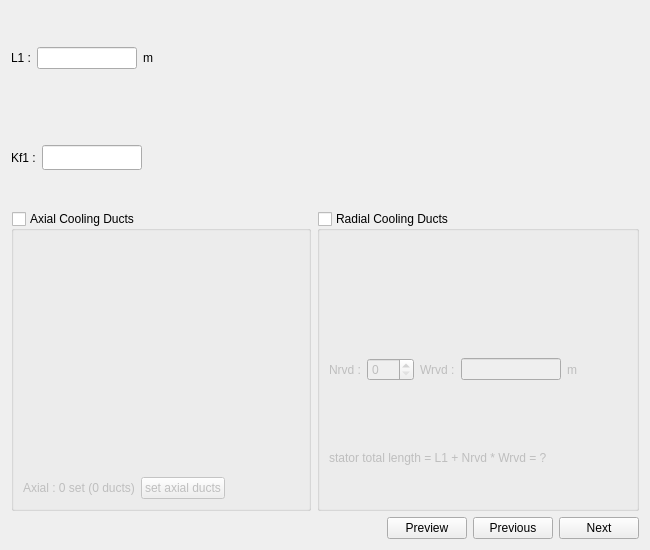
<?xml version="1.0" encoding="UTF-8"?>
<ui version="4.0">
 <class>SLamParam</class>
 <widget class="QWidget" name="SLamParam">
  <property name="geometry">
   <rect>
    <x>0</x>
    <y>0</y>
    <width>650</width>
    <height>550</height>
   </rect>
  </property>
  <property name="minimumSize">
   <size>
    <width>650</width>
    <height>550</height>
   </size>
  </property>
  <property name="windowTitle">
   <string>Form</string>
  </property>
  <layout class="QVBoxLayout" name="main_layout">
   <item>
    <layout class="QHBoxLayout" name="horizontalLayout">
     <item>
      <widget class="QLabel" name="in_L1">
       <property name="text">
        <string>L1 :</string>
       </property>
      </widget>
     </item>
     <item>
      <widget class="FloatEdit" name="lf_L1">
       <property name="maximumSize">
        <size>
         <width>100</width>
         <height>16777215</height>
        </size>
       </property>
      </widget>
     </item>
     <item>
      <widget class="QLabel" name="unit_L1">
       <property name="text">
        <string>m</string>
       </property>
      </widget>
     </item>
     <item>
      <spacer name="horizontalSpacer_8">
       <property name="orientation">
        <enum>Qt::Horizontal</enum>
       </property>
       <property name="sizeHint" stdset="0">
        <size>
         <width>40</width>
         <height>20</height>
        </size>
       </property>
      </spacer>
     </item>
    </layout>
   </item>
   <item>
    <layout class="QHBoxLayout" name="horizontalLayout_2">
     <item>
      <widget class="QLabel" name="in_Kf1">
       <property name="text">
        <string>Kf1 :</string>
       </property>
      </widget>
     </item>
     <item>
      <widget class="FloatEdit" name="lf_Kf1">
       <property name="maximumSize">
        <size>
         <width>100</width>
         <height>25</height>
        </size>
       </property>
      </widget>
     </item>
     <item>
      <widget class="WMatSelect" name="w_mat" native="true">
       <property name="minimumSize">
        <size>
         <width>100</width>
         <height>0</height>
        </size>
       </property>
      </widget>
     </item>
     <item>
      <spacer name="horizontalSpacer_2">
       <property name="orientation">
        <enum>Qt::Horizontal</enum>
       </property>
       <property name="sizeHint" stdset="0">
        <size>
         <width>40</width>
         <height>20</height>
        </size>
       </property>
      </spacer>
     </item>
    </layout>
   </item>
   <item>
    <layout class="QHBoxLayout" name="horizontalLayout_3">
     <item>
      <widget class="QGroupBox" name="g_ax_vent">
       <property name="minimumSize">
        <size>
         <width>300</width>
         <height>300</height>
        </size>
       </property>
       <property name="title">
        <string>Axial Cooling Ducts</string>
       </property>
       <property name="checkable">
        <bool>true</bool>
       </property>
       <property name="checked">
        <bool>false</bool>
       </property>
       <layout class="QVBoxLayout" name="verticalLayout_3">
        <item>
         <widget class="QLabel" name="label">
          <property name="text">
           <string/>
          </property>
          <property name="pixmap">
           <pixmap resource="../../../Resources/pyleecan.qrc">:/images/images/MachineSetup/LamParam/CircVentDuct.png</pixmap>
          </property>
          <property name="scaledContents">
           <bool>true</bool>
          </property>
         </widget>
        </item>
        <item>
         <layout class="QHBoxLayout" name="horizontalLayout_5">
          <item>
           <widget class="QLabel" name="out_axial_duct">
            <property name="text">
             <string>Axial : 0 set (0 ducts)</string>
            </property>
           </widget>
          </item>
          <item>
           <widget class="QPushButton" name="b_axial_duct">
            <property name="text">
             <string>set axial ducts</string>
            </property>
           </widget>
          </item>
          <item>
           <spacer name="horizontalSpacer_4">
            <property name="orientation">
             <enum>Qt::Horizontal</enum>
            </property>
            <property name="sizeHint" stdset="0">
             <size>
              <width>40</width>
              <height>20</height>
             </size>
            </property>
           </spacer>
          </item>
         </layout>
        </item>
       </layout>
      </widget>
     </item>
     <item>
      <widget class="QGroupBox" name="g_rad_vent">
       <property name="minimumSize">
        <size>
         <width>0</width>
         <height>300</height>
        </size>
       </property>
       <property name="title">
        <string>Radial Cooling Ducts</string>
       </property>
       <property name="flat">
        <bool>false</bool>
       </property>
       <property name="checkable">
        <bool>true</bool>
       </property>
       <property name="checked">
        <bool>false</bool>
       </property>
       <layout class="QVBoxLayout" name="verticalLayout_2">
        <item>
         <widget class="QLabel" name="img_rad_duct">
          <property name="minimumSize">
           <size>
            <width>300</width>
            <height>0</height>
           </size>
          </property>
          <property name="text">
           <string/>
          </property>
          <property name="pixmap">
           <pixmap resource="../../../Resources/pyleecan.qrc">:/images/images/MachineSetup/LamParam/RadVentDuct.png</pixmap>
          </property>
          <property name="scaledContents">
           <bool>true</bool>
          </property>
         </widget>
        </item>
        <item>
         <layout class="QHBoxLayout" name="horizontalLayout_4">
          <item>
           <widget class="QLabel" name="in_Nrvd">
            <property name="text">
             <string>Nrvd :</string>
            </property>
           </widget>
          </item>
          <item>
           <widget class="QSpinBox" name="si_Nrvd">
            <property name="maximum">
             <number>999</number>
            </property>
            <property name="value">
             <number>0</number>
            </property>
           </widget>
          </item>
          <item>
           <widget class="QLabel" name="in_Wrvd">
            <property name="text">
             <string>Wrvd :</string>
            </property>
           </widget>
          </item>
          <item>
           <widget class="FloatEdit" name="lf_Wrvd">
            <property name="maximumSize">
             <size>
              <width>100</width>
              <height>16777215</height>
             </size>
            </property>
           </widget>
          </item>
          <item>
           <widget class="QLabel" name="unit_Wrvd">
            <property name="text">
             <string>m</string>
            </property>
           </widget>
          </item>
          <item>
           <spacer name="horizontalSpacer_6">
            <property name="orientation">
             <enum>Qt::Horizontal</enum>
            </property>
            <property name="sizeHint" stdset="0">
             <size>
              <width>40</width>
              <height>20</height>
             </size>
            </property>
           </spacer>
          </item>
         </layout>
        </item>
        <item>
         <widget class="QLabel" name="out_length">
          <property name="minimumSize">
           <size>
            <width>250</width>
            <height>0</height>
           </size>
          </property>
          <property name="maximumSize">
           <size>
            <width>16777215</width>
            <height>16777215</height>
           </size>
          </property>
          <property name="text">
           <string>stator total length = L1 + Nrvd * Wrvd = ?</string>
          </property>
         </widget>
        </item>
       </layout>
      </widget>
     </item>
    </layout>
   </item>
   <item>
    <layout class="QHBoxLayout" name="horizontalLayout_6">
     <item>
      <spacer name="horizontalSpacer_7">
       <property name="orientation">
        <enum>Qt::Horizontal</enum>
       </property>
       <property name="sizeHint" stdset="0">
        <size>
         <width>40</width>
         <height>20</height>
        </size>
       </property>
      </spacer>
     </item>
     <item>
      <widget class="QPushButton" name="b_plot">
       <property name="text">
        <string>Preview</string>
       </property>
      </widget>
     </item>
     <item>
      <widget class="QPushButton" name="b_previous">
       <property name="text">
        <string>Previous</string>
       </property>
      </widget>
     </item>
     <item>
      <widget class="QPushButton" name="b_next">
       <property name="text">
        <string>Next</string>
       </property>
      </widget>
     </item>
    </layout>
   </item>
  </layout>
 </widget>
 <customwidgets>
  <customwidget>
   <class>FloatEdit</class>
   <extends>QLineEdit</extends>
   <header>.....GUI/Tools/FloatEdit.h</header>
  </customwidget>
  <customwidget>
   <class>WMatSelect</class>
   <extends>QWidget</extends>
   <header>.....GUI.Dialog.DMatLib.WMatSelect.WMatSelect.h</header>
   <container>1</container>
  </customwidget>
 </customwidgets>
 <tabstops>
  <tabstop>lf_L1</tabstop>
  <tabstop>lf_Kf1</tabstop>
  <tabstop>b_next</tabstop>
  <tabstop>si_Nrvd</tabstop>
  <tabstop>lf_Wrvd</tabstop>
 </tabstops>
 <resources>
  <include location="../../../Resources/pyleecan.qrc"/>
  <include location="../../../Resources/pyleecan.qrc"/>
  <include location="../../../Resources/pyleecan.qrc"/>
 </resources>
 <connections/>
</ui>
